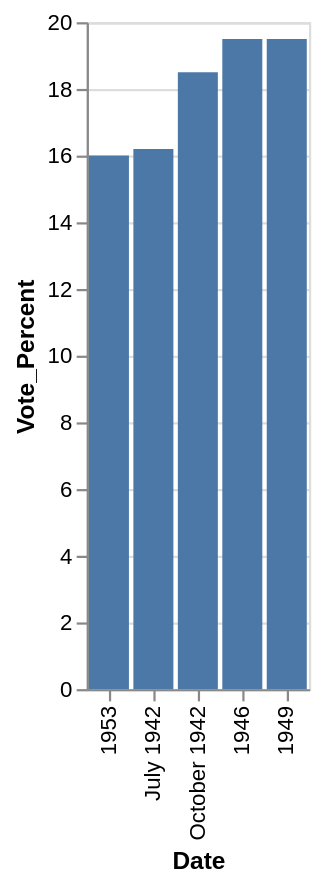

Vega-Lite specification stored for this chart:
### Vega-Lite specification from a JSON file in a GitHub repository (floating-point values rounded to 4 significant figures)
{"data": {"values": [{"x_data": "1953", "y_data": 16}, {"x_data": "July 1942", "y_data": 16.2}, {"x_data": "October 1942", "y_data": 18.5}, {"x_data": "1946", "y_data": 19.5}, {"x_data": "1949", "y_data": 19.5}]}, "mark": "bar", "encoding": {"x": {"field": "x_data", "type": "nominal", "title": "Date", "sort": {"op": "sum", "field": "y_data", "order": "ascending"}}, "y": {"field": "y_data", "type": "quantitative", "title": "Vote_Percent"}}}
